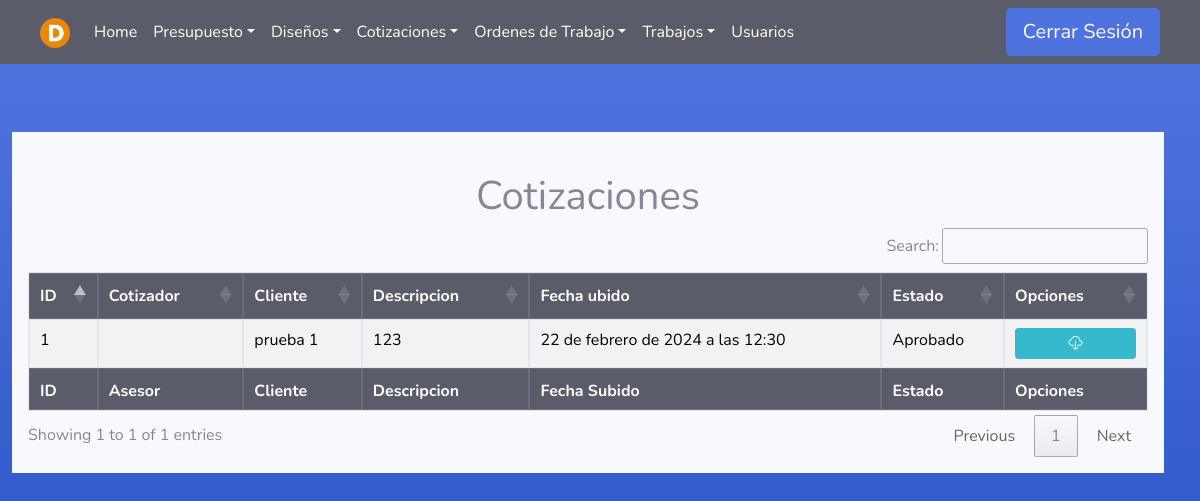
Page /Cotizaciones/Finalizados/ (signed in) on the earlier database version.
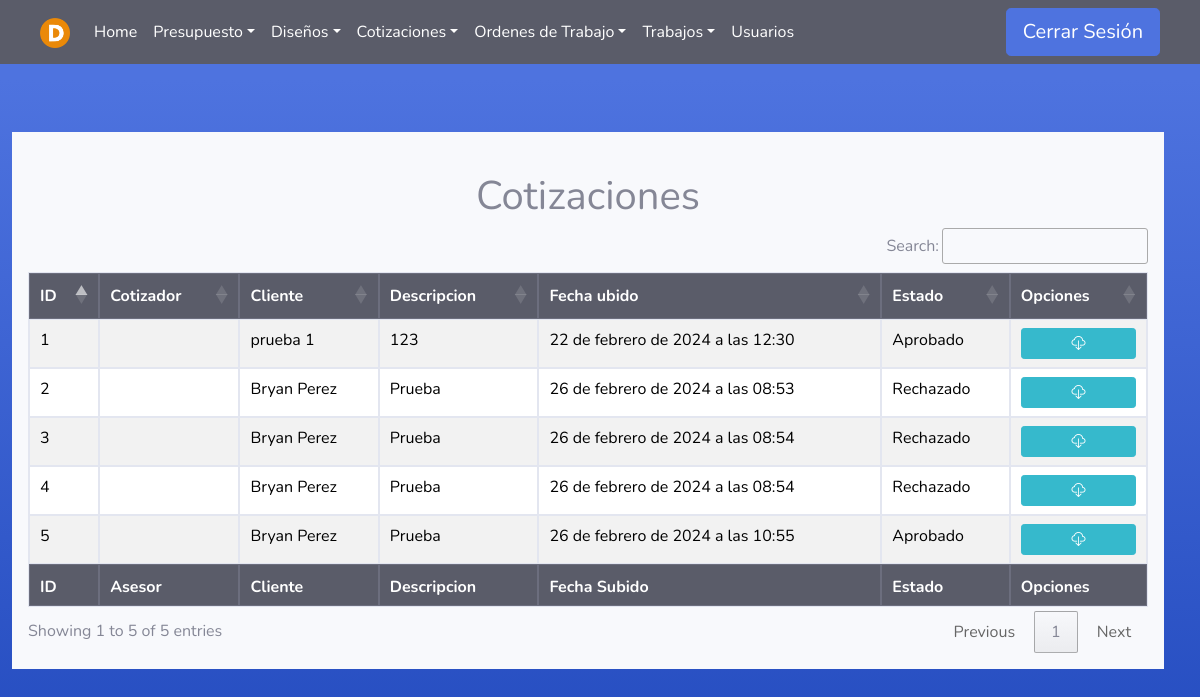
Same page on the later database version.
### Cotizadores/models.py (models this page shows)
class Cotizacion(models.Model):
    cotizador = models.ForeignKey(User, on_delete=models.PROTECT, null=False, blank=False)
    diseno = models.ForeignKey(Diseno, on_delete=models.PROTECT, null=True, blank=False)
    fecha = models.DateTimeField(auto_now_add=True)
    estado=models.TextField(null=True, blank=True, default='Esperando aprobación')
    comentario=models.TextField(null=True, blank=True)
    archivo = models.FileField(upload_to='media/cotizaciones/', null=False, blank=False)

### Asesores/models.py (models this page shows)
class Diseno(models.Model):
    usuario = models.ForeignKey(User, on_delete=models.PROTECT, null=False, blank=False)
    presupuesto = models.ForeignKey(Presupuesto, on_delete=models.PROTECT, null=False, blank=False)
    fecha = models.DateTimeField(auto_now_add=True)
    estado=models.TextField(null=True, blank=True, default='Diseñando')
    comentario=models.TextField(null=True, blank=True)
    archivo = models.FileField( upload_to='media/disenosPresupuestos/',null=False, blank=False)

class Presupuesto(models.Model):
    asesor = models.ForeignKey(User, on_delete=models.PROTECT, null=False, blank=False)
    fecha_inicio = models.DateTimeField(null=False, auto_now_add=True, blank=False)
    cliente = models.CharField(max_length=100, null=False, blank=False)
    descripcion = models.TextField(null=False, blank=False)
    estado=models.TextField(null=True, blank=True)
    fecha_fin = models.DateTimeField(null=True, blank=True)

### Cotizadores/views.py (the view)
# urls.py: path('Finalizados/', cotizador_views.cotFin , name='Cotizaciones_Finalizadas'),
@login_required(login_url='index')
def cotFin(request):
    user = request.user
    if (user.groups.filter(name='Cotizador').exists()):
        cotizaciones=Cotizacion.objects.filter(cotizador=user)
        return render(request, 'Cotizador/listado_finalizados.html',{'cotizaciones':cotizaciones})
    elif (user.groups.filter(name='Administrador').exists() or user.is_superuser):
        cotizaciones=Cotizacion.objects.all()
        return render(request, 'Cotizador/listado_finalizados.html',{'cotizaciones':cotizaciones})
    else:
        error = "No tienes permiso para acceder a esta página."
        return render(request, '404.html', {'error': error})

### Templates/Cotizador/listado_finalizados.html (shortened to what this page needs)
{% extends 'tables.html' %}
{% block botones%}
<div class="text-center">
    <br>
    <h1>Cotizaciones</h1>
</div>
{% endblock %}
{% load static %}
{% block head %}
<th>ID</th>
{% if user.is_superuser or user.groups.all.0.name == "Administrador" %}
<th>Cotizador</th>
{% endif %}
<th>Cliente</th>
<th>Descripcion</th>
<th>Fecha ubido</th>
<th>Estado</th>
<th>Opciones</th>
{% endblock %}
{% block tbody %}
{% for c in cotizaciones %}
<tr>
    <td>{{ c.id }}</td>
    {% if user.is_superuser or user.groups.all.0.name == "Administrador" %}
    <td>{{ c.diseno.presupuesto.asesor.first_name}} {{ c.diseno.presupuesto.asesor.last_name}}</td>
    {% endif %}
    <td>{{ c.diseno.presupuesto.cliente }}</td>
    <td>{{ c.diseno.presupuesto.descripcion }}</td>
    <td>{{ c.fecha }}</td>
    <td>{{ c.estado }}</td>
    <td>
        <div>
            <a class="btn btn-info btn-sm btn-block" href="/Cotizaciones/descargar/{{c.id}}/"><i class="bi bi-cloud-download"></i></a>
        </div>
    </td>
</tr>
{% endfor %}
{% endblock %}
{% block footer %}
<th>ID</th>
{% if user.is_superuser or user.groups.all.0.name == "Administrador" %}
<th>Asesor</th>
{% endif %}
<th>Cliente</th>
<th>Descripcion</th>
<th>Fecha Subido</th>
<th>Estado</th>
<th>Opciones</th>
{% endblock %}

### Templates/tables.html (shortened to what this page needs)
{% extends 'core.html' %}
{% block content%}
{% load static %}
<link rel="stylesheet" href="https://cdn.datatables.net/1.13.7/css/jquery.dataTables.min.css">
<link rel="stylesheet" href="https://cdn.datatables.net/buttons/2.4.2/css/buttons.dataTables.min.css">
<div class="row container col-md-12">
    <div class="mt-5 p-3 bg-light">
        {% block botones %} {% endblock %}
        <div class="row justify-content-center">
            <table id="example" class="table table-striped table-hover table-bordered" style="width:100%">
                <thead class="thead-dark">
                    <tr>
                        {% block head %} {% endblock %}
                    </tr>
                </thead>
                <tbody>
                    {% block tbody %} {% endblock %}
                </tbody>
                <tfoot class="thead-dark">
                    <tr>
                        {% block footer %} {% endblock %}
                    </tr>
                </tfoot>
            </table>
        </div>
    </div>
</div>
{% endblock %}

### Templates/core.html (shortened to what this page needs)
<!DOCTYPE html>
<html lang="en">
<head>
    {% load static %}
    <link rel="stylesheet" href="{% static 'css/bootstrap.min.css' %}">
    <link href="{% static 'css/navbars.css' %}" rel="stylesheet" type="text/css">
    <link href="{% static 'css/sb-admin-2.min.css' %}" rel="stylesheet" type="text/css">
    <link href="https://cdn.jsdelivr.net/npm/bootstrap-icons@1.7.2/font/bootstrap-icons.css" rel="stylesheet">
</head>
<body class="bg-gradient-primary">
    <header>
        <nav class="navbar navbar-expand-lg navbar-dark bg-dark" aria-label="Fifth navbar example">
            <div class="container-fluid">
                <a class="navbar-brand" href="{% url 'index' %}">
                    <img src="{% static 'img/Logo DeseretOriginal.png' %}" alt="Logo" height="30">
                </a>
                <div class="collapse navbar-collapse justify-content-between " id="navbarsExample05">
                    <ul class="navbar-nav me-auto mb-2 mb-lg-0 ">
                        {% if user.is_authenticated %}
                        <li class="nav-item">
                            <a class="nav-link active" aria-current="page" href="{% url 'index' %}">Home</a>
                        </li>
                        {% if user.is_superuser or user.groups.all.0.name == "Asesor" or user.groups.all.0.name == "Administrador"%}
                        <li class="nav-item dropdown">
                            <a class="nav-link active dropdown-toggle" href="#" data-bs-toggle="dropdown"
                                aria-expanded="false">Presupuesto</a>
                        </li>
                        {% endif %}
                        {% if user.is_superuser or user.groups.all.0.name == "Designer" or user.groups.all.0.name == "Administrador" %}
                        <li class="nav-item dropdown">
                            <a class="nav-link active dropdown-toggle" href="#" data-bs-toggle="dropdown"
                                aria-expanded="false">Diseños</a>
                        </li>
                        {% endif %}
                        {% if user.is_superuser or user.groups.all.0.name == "Cotizador" or user.groups.all.0.name == "Administrador" %}
                        <li class="nav-item dropdown">
                            <a class="nav-link active dropdown-toggle" href="#" data-bs-toggle="dropdown"
                                aria-expanded="false">Cotizaciones</a>
                        </li>
                        {% endif %}
                        {% if user.is_superuser or user.groups.all.0.name == "Administrador" %}
                        <li class="nav-item dropdown">
                            <a class="nav-link active dropdown-toggle" href="#" data-bs-toggle="dropdown"
                                aria-expanded="false">Ordenes de Trabajo</a>
                        </li>
                        {% endif %}
                        {% if user.is_superuser or not user.groups.all.0.name == "Asesor"  and not user.groups.all.0.name == "Designer" and not user.groups.all.0.name == "Cotizador" %}
                        <li class="nav-item dropdown">
                            <a class="nav-link active dropdown-toggle" href="#" data-bs-toggle="dropdown"
                                aria-expanded="false">Trabajos</a>
                        </li>
                        {% endif %}
                        {% if user.is_superuser or user.groups.all.0.name == "Administrador" %}
                        <li class="nav-item">
                            <a class="nav-link active" aria-current="page" href="{% url 'usuarios' %}">Usuarios</a>
                        </li>
                        {% endif %}
                        {% endif %}
                    </ul>
                    <div>
                        {% if user.is_authenticated %}
                        <a class="btn btn-primary btn-lg" href="{% url 'signout' %}">Cerrar Sesión</a>
                        {% else %}
                        <a class="btn btn-primary btn-lg" href="{% url 'signin' %}">Iniciar Sesión</a>
                        {% endif %}
                    </div>
                </div>
            </div>
        </nav>
    </header>
    {% block content %} {% endblock %}
</body>
</html>

### static/css/navbars.css (style rules this page uses)
body { padding-bottom: 20px; }
.navbar { margin-bottom: 20px; }

Differences in the rows shown:
added Cotizacion: id "2", diseno.presupuesto.cliente "Bryan Perez", diseno.presupuesto.descripcion "Prueba", fecha "26 de febrero de 2024 a las 08:53", estado "Rechazado"
added Cotizacion: id "3", diseno.presupuesto.cliente "Bryan Perez", diseno.presupuesto.descripcion "Prueba", fecha "26 de febrero de 2024 a las 08:54", estado "Rechazado"
added Cotizacion: id "4", diseno.presupuesto.cliente "Bryan Perez", diseno.presupuesto.descripcion "Prueba", fecha "26 de febrero de 2024 a las 08:54", estado "Rechazado"
added Cotizacion: id "5", diseno.presupuesto.cliente "Bryan Perez", diseno.presupuesto.descripcion "Prueba", fecha "26 de febrero de 2024 a las 10:55", estado "Aprobado"
Other differences:
text written by a page script: "Search: Showing 1 to 1 of 1 entries Previous 1 Next" → "Search: Showing 1 to 5 of 5 entries Previous 1 Next"
